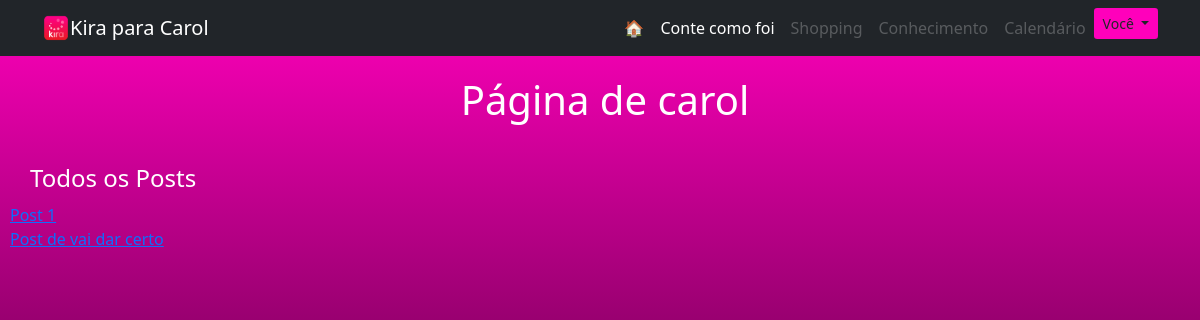
Screenshot of /user/1 (signed in) with the database file from the repository.
### main.py (models this page shows)
class Usuario(UserMixin, db.Model): #PAI
    __tablename__ = "usuarios"
    id = db.Column(db.Integer, primary_key=True)
    nome_completo = db.Column(db.String(200))
    username = db.Column(db.String(100), unique=True)
    email = db.Column(db.String(200), unique=True)
    password = db.Column(db.String(100))
    pontos = db.Column(db.Integer)
    posts = relationship("Post", back_populates="autor_post")
    comentarios_usuario = relationship("Comentario", back_populates="autor_comentario")
    comunidades_criadas = relationship("Comunidade", back_populates="criador")
    entradas_usuario = relationship("Entrada", back_populates="autor_entrada")
    dms_recebidas = relationship("DirectMessage", back_populates="recipiente")

class Post(db.Model): #FILHO
    __tablename__ = "posts"
    id = db.Column(db.Integer, primary_key=True)
    id_autor_post = db.Column(db.Integer, db.ForeignKey("usuarios.id"))
    id_comunidade = db.Column(db.Integer, db.ForeignKey("comunidades.id"))
    titulo = db.Column(db.String(140), nullable=False)
    data = db.Column(db.Date, nullable=False)
    corpo = db.Column(db.Text, nullable=False)
    eh_artigo = db.Column(db.Boolean,nullable=False)
    upvotes = db.Column(db.Integer, default=0)
    comentarios = relationship("Comentario", back_populates="parent_post")
    autor_post = relationship("Usuario", back_populates="posts")
    comunidade = relationship("Comunidade", back_populates="posts")

### main.py (the view)
@app.route('/user/<int:id_usuario>')
def user_page(id_usuario):
    print(id_usuario)
    usuario = Usuario.query.get(id_usuario)
    return render_template('perfil-usuario.html', usuario=usuario)

### main.py (called while the page is built)
@login_manager.user_loader
def load_user(id):
    return Usuario.query.get(id)

### templates/perfil-usuario.html (shortened to what this page needs)
{% extends "base.html" %}
{% block content %}
<div style="margin-left: 10px; height: 80%">
    <div style="margin: 20px auto 20px auto" class="row">
        <h1 class="text-white" style="margin:0 auto 0 auto; text-align: center"> Página de {{ usuario.username }} </h1>
    </div>
    <div style="margin-top: 10px">
    <h4 class="text-white" style="margin: 40px auto 10px 20px">Todos os Posts</h4>
    {% for post in usuario.posts %}
        <a href="{{ url_for('show_post', q_id=post.id) }}">{{ post.titulo[:50] }}{% if post.titulo[50] %}... {% endif %}</a><br>
    {% endfor %}
    </div>
</div>
{% endblock %}

### templates/base.html (shortened to what this page needs)
<!DOCTYPE html>
<html lang="en" style="height: 100%">
    <head>
        <link href="../static/css/styles.css" rel="stylesheet" />
    </head>
    <body class="bg-secondary">
        <nav class="navbar sticky-top navbar-expand-lg navbar-dark bg-dark">
            <div class="container">
                <img src="../static/assets/kira-rosa.png" style="width:28px; height: 28px">
                <a class="navbar-brand text-white" >Kira {%if current_user.is_authenticated %} para {{current_user.nome_completo.split()[0]}} {% endif %}</a>
                <div class="collapse navbar-collapse" id="navbarSupportedContent">
                    <ul class="navbar-nav ms-auto mb-2 mb-lg-0">
                        <li class="nav-item"><a class="nav-link link-topo text-white" href="{{ url_for('home') }}">🏠</a></li>
                        <li class="nav-item"><a class="nav-link link-topo text-white" href="{{ url_for('comunidades', base="featured") }}">Conte como foi</a></li>
                        <li class="nav-item"><a class="nav-link link-topo disabled" href="{{ url_for('shopping') }}">Shopping</a></li>
                        <li class="nav-item"><a class="nav-link link-topo disabled" href="{{ url_for('conhecimento') }}">Conhecimento</a></li>
                        {% if current_user.is_authenticated %}
                        <li class="nav-item"><a class="nav-link link-topo disabled" href="{{ url_for('conhecimento') }}">Calendário</a></li>
                        <li class="nav-item">
                            <div class="btn-group">
                                <button type="button" class="btn btn-sm botao-rosa dropdown-toggle" data-toggle="dropdown" aria-haspopup="true" aria-expanded="false">
                                    Você
                                </button>
                            </div>
                        </li>
                        {% endif %}
                    </ul>
                </div>
            </div>
        </nav>
        {% block content %}
        {% endblock %}
    </body>
</html>

### rows the page displays
Usuario: nome_completo "Carol", username "carol"
Post: titulo "Post 1"
Post: titulo "Post de vai dar certo"
